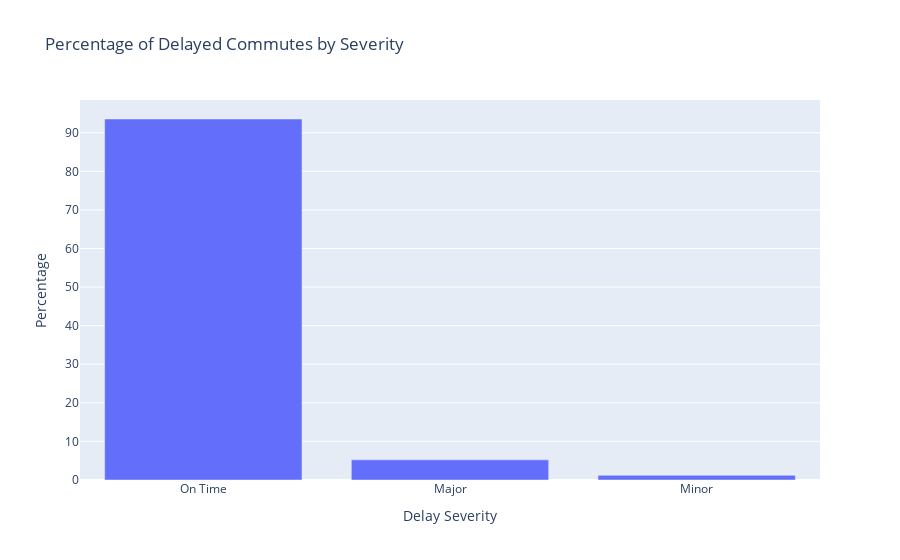

This figure's notebook cell:
### Code cell
# Create the bar plot using Plotly Express
fig = px.bar(delay_severity_counts, x='delay_severity', y='percentage', title="Percentage of Delayed Commutes by Severity",
             labels={'delay_severity': 'Delay Severity', 'percentage': 'Percentage'})
fig.show()

### Figure 1 — Plotly figure (JSON) as saved in the notebook; plotly's stock layout.template omitted (floating-point values rounded to 4 significant figures)
{"data": [{"alignmentgroup": "True", "hovertemplate": "Delay Severity=%{x}<br>Percentage=%{y}<extra></extra>", "legendgroup": "", "marker": {"color": "#636efa", "pattern": {"shape": ""}}, "name": "", "offsetgroup": "", "orientation": "v", "showlegend": false, "textposition": "auto", "type": "bar", "x": ["On Time", "Major", "Minor"], "xaxis": "x", "y": [93.56, 5.229, 1.208], "yaxis": "y"}], "layout": {"barmode": "relative", "legend": {"tracegroupgap": 0}, "title": {"text": "Percentage of Delayed Commutes by Severity"}, "xaxis": {"anchor": "y", "domain": [0, 1], "title": {"text": "Delay Severity"}}, "yaxis": {"anchor": "x", "domain": [0, 1], "title": {"text": "Percentage"}}}}
